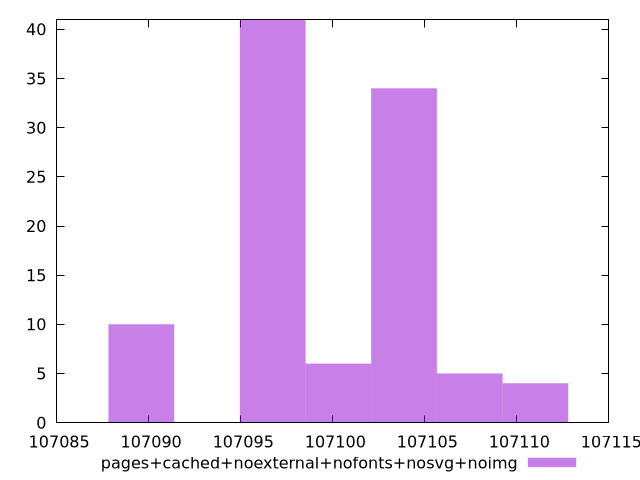

Reproduce this figure in gnuplot.
$_pagesCachedNoexternalNofontsNosvgNoimg <<EOF
107103.87248930812 34
107096.73698814295 41
107100.30473872554 6
107089.60148697777 10
107107.44023989071 5
107111.0079904733 4
EOF
set key outside below
set terminal pngcairo
set output "report_00004_2020-11-02T20-21-41.718Z/total-byte-weight/pages+cached+noexternal+nofonts+nosvg+noimg//raw_hist.png"
set yrange [0:41]
set boxwidth 3.567750582588545
set style fill transparent solid 0.5 noborder
plot $_pagesCachedNoexternalNofontsNosvgNoimg title "pages+cached+noexternal+nofonts+nosvg+noimg" with boxes ,
